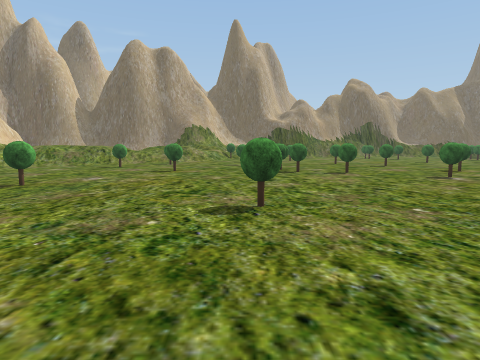
view 1 (above)

18 first-person views from a walk through a 3-D level made in the Unity game engine. The camera is 1.3 m above the floor, tilts 6° down and sees 75° across. The floor is counted in squares, 2 m on a side. Each view is taken from the middle of a square. On the plan, view 1 faces up. The plan holds only what a view shows up to about 10 squares ahead; the rest is blank. The place goes on beyond the plan. Some trees and plants on the terrain are drawn as simple stand-ins. The player character is not drawn.

view 2
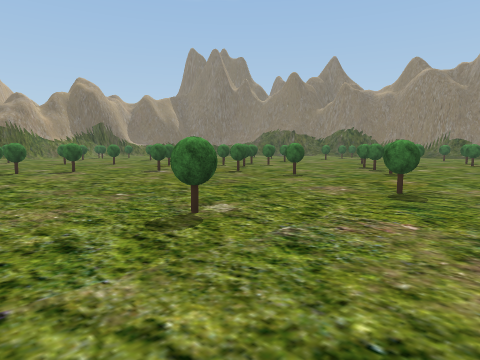

view 3
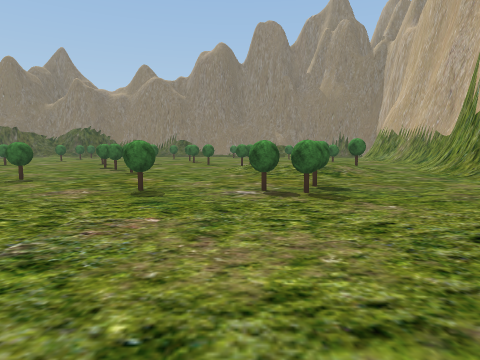

view 4
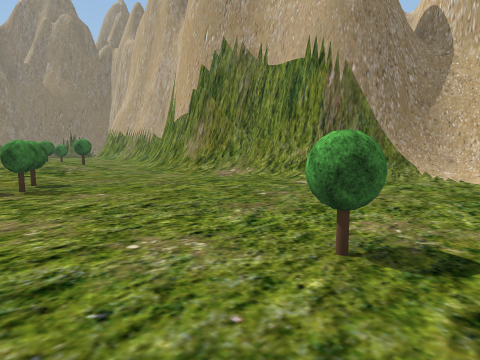

view 5
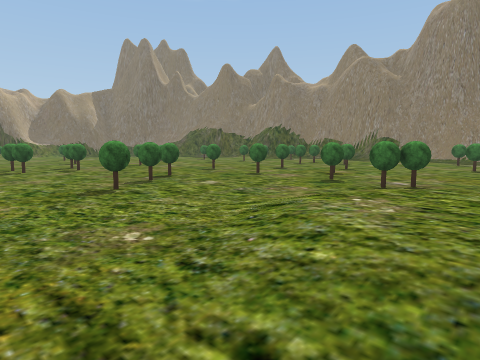

view 6
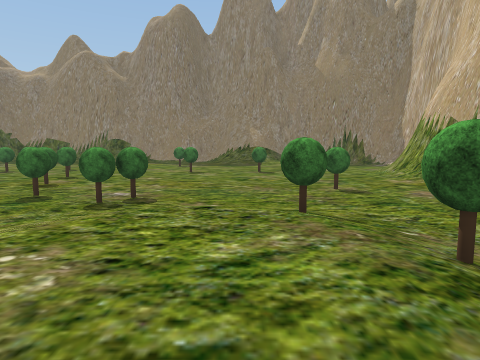

view 7
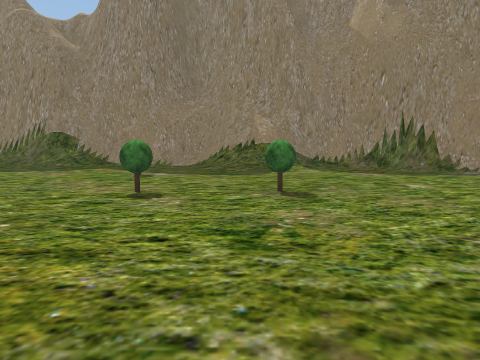

view 8
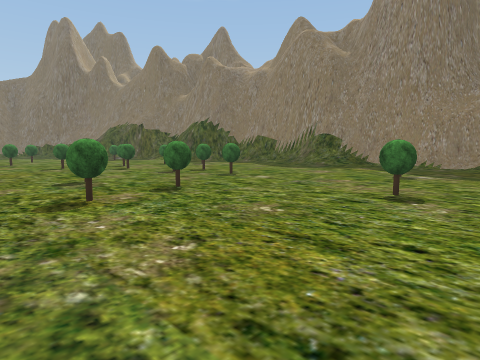

view 9
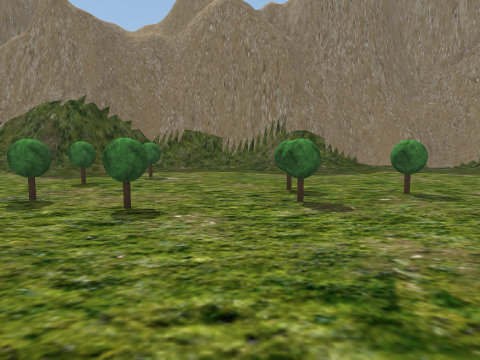

view 10
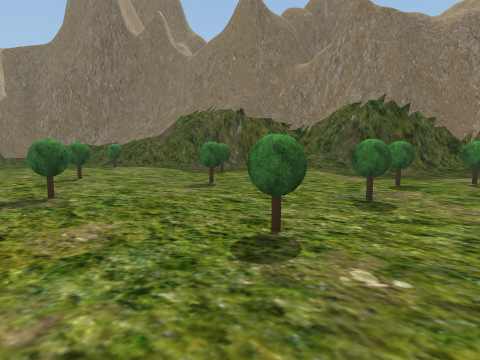

view 11
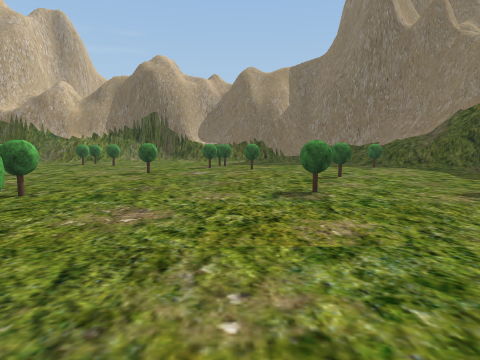

view 12
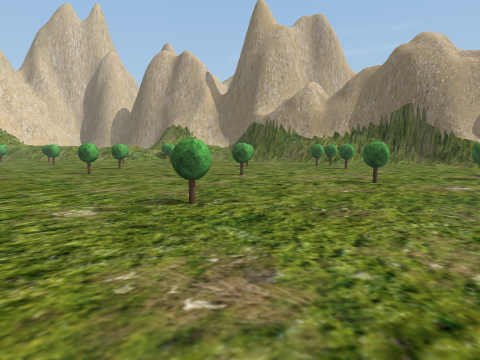

view 13
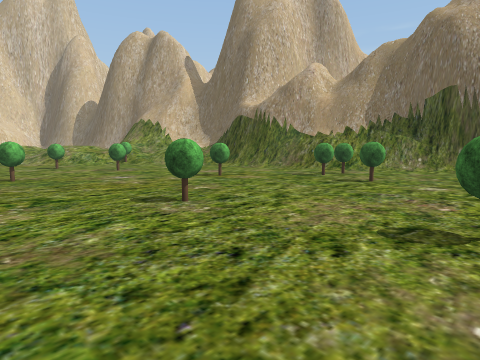

view 14
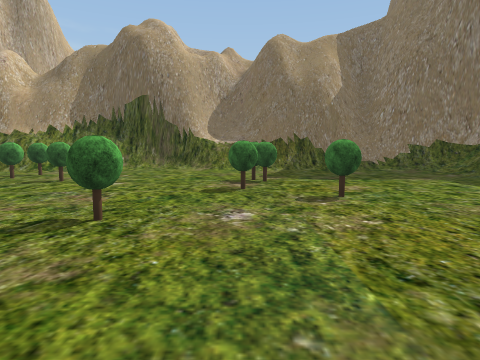

view 15
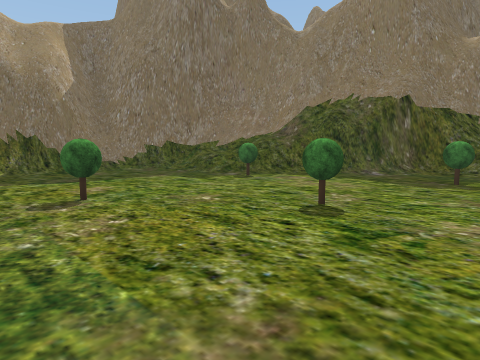

view 16
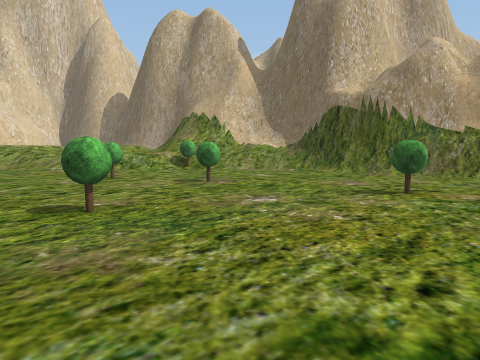

view 17
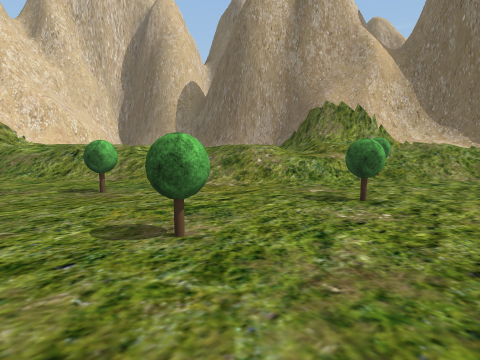

view 18
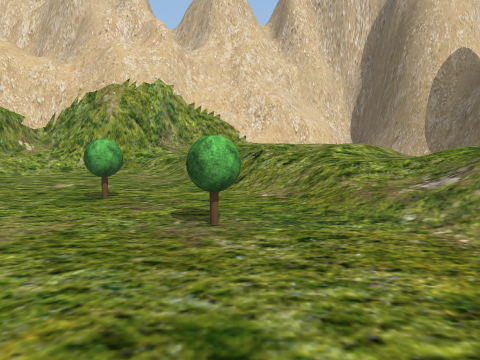

### Floor plan
Key: @ floor where view 1 was taken; # wall or solid block; . main floor; : floor 0.5 m higher than the main floor; + floor 1.5 m higher than the main floor; / step, stairs or slope; = window, fence, low wall or low ledge; T tree; O other object.
Columns run from 10 left of view 1 to 23 right of it. Each row starts with its distance up from view 1.
 21                ######//#####
 20         ########=//..//////##
 19         ##//###=/........../##
 18    #  ###///.....T.........//##
 17 ####  /////.......T...O.....//#
 16 #/      //T.....T.....T....T/##
 15 #   //////..T..........T...../#
 14 #   /////.T..........T........##
 13 #/ ++///..........T......T.....##
 12 #/ ///.T......T.............T..=#
 11 ##///.....T....T.............../#
 10  #//..T.............T...T..T.../#
  9  ##.....T..O.................../#
  8  ##........T.T..O.T..O.......T..##
  7  #//...........T..TO.....T.T..T./#
  6  ##/ ..............T......T...../#
  5       T.........T.............../#
  4        ...............T....TT.../#
  3        ...T.....T..TT...T..T..../#
  2         ..........TT..T........./#
  1          ...T..T.......T.T.......#
  0           @...........T..........#
 -1          ......T..///TT..........#
 -2          .....TT./::/......T.../##
 -3          .T....../::/........../#
 -4          ........//TT......T.../#
 -5          ..............T......./#
 -6           ....//////.........../#
 -7           .//#######   ////....##
 -8           /###           ## ../#
 -9           ##                 /##

Positions as (right, up) in squares from view 1, and headings:
1: (0, 0), facing up
2: (0, -1), facing up-right
3: (0, -1), facing right
4: (-1, -1), facing down-right
5: (6, -3), facing up-right
6: (7, -3), facing right
7: (12, -3), facing right
8: (12, -3), facing up-right
9: (13, 5), facing right
10: (13, 6), facing up-right
11: (13, 6), facing up
12: (13, 8), facing up-left
13: (11, 11), facing up-left
14: (12, 11), facing up
15: (12, 11), facing up-right
16: (7, 11), facing up-left
17: (2, 10), facing up-left
18: (0, 12), facing left
